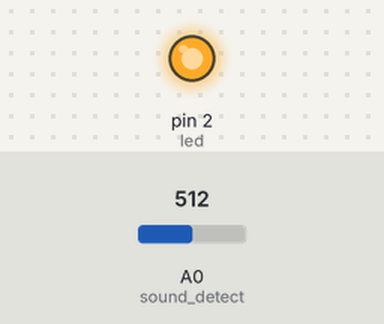
This sketch was run on a simulated Arduino Uno, built with avr-gcc and run on an emulated ATmega328P. Shown: output pins drawn as LEDs (lit = HIGH). The inputs (shaded band) are chosen by the test bench; at power-on: A0 (sound_detect) = 512.

Above: at 2.8 s.
2.9 s: A0 (sound_detect) set to 54
8.9 s: A0 (sound_detect) set to 47
At 10.9 s:
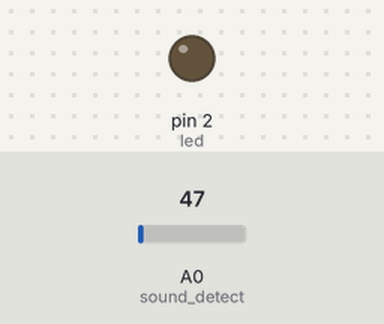
11.6 s: A0 (sound_detect) set to 122
At 12.1 s:
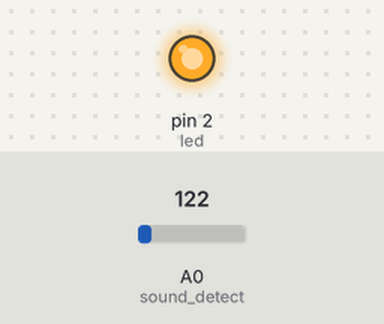
17.1 s: A0 (sound_detect) set to 0
At 17.9 s:
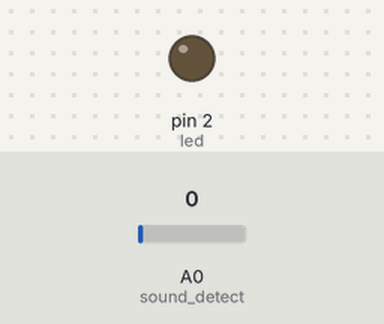
Timing chart, 0 to 20.1 s (numbered marks = the images above; inputs shaded):
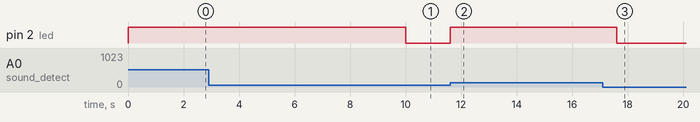

Measured:
- the behaviour switches between 51 and 50 on A0 (sound_detect) (found by bisection; images 0 and 1)
- after the input at 8.9 s, pin 2 (led): HIGH → LOW after 1.1 s
- after the input at 11.6 s, pin 2 (led): LOW → HIGH at once
- after the input at 17.1 s, pin 2 (led): HIGH → LOW after 0.50 s

The sketch:

sketch_sound-senosr_1.1.5.ino
```cpp
//using digital pin only
int sound_detect=A0;
int led=2;
int low=50;
void setup() {
  pinMode(sound_detect, INPUT);
  pinMode(led,OUTPUT);

}

int read_ss;
void loop() {
  read_ss=analogRead(sound_detect);
  if (read_ss > low){
    digitalWrite(led, HIGH);
    delay(2000);
    digitalWrite(led,LOW);
  }
}
```
